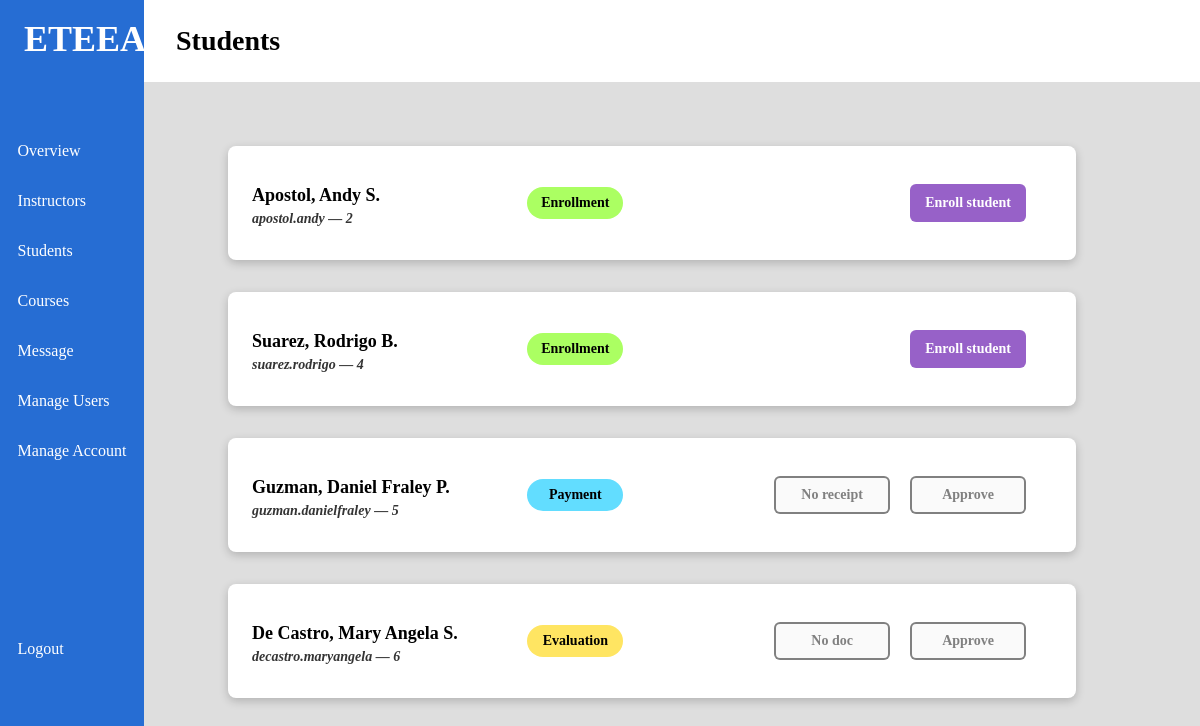
The page /index/admin_students (signed in) on the database its author committed.
### models.py (models this page shows)
class User(db.Model):
    __tablename__ = "users"
    id = db.Column("id", db.Integer, primary_key=True)
    username = db.Column("username", db.String(64), unique=True, nullable=False)
    f_name = db.Column("f_name", db.String(64))
    m_name = db.Column("m_name", db.String(64))
    l_name = db.Column("l_name", db.String(64))
    password = db.Column("password", db.String(64), nullable=False)
    user_type = db.Column(db.Enum('admin', 'instructor', 'student'), nullable=False)

class Student(db.Model):
    __tablename__ = "students"
    id = db.Column("id", db.Integer, primary_key=True)
    user_id = db.Column("user_id", db.Integer, db.ForeignKey('users.id'))
    progress = db.Column(db.Enum('payment', 'evaluation', 'enrollment', 'completion'), nullable=False, default='payment')
    receipt_filepath = db.Column("receipt_filepath", db.String(64))
    document_filepath = db.Column("application_document_filepath", db.String(64))
    classes = db.relationship("Class", secondary='enrollment', back_populates='students')

### views.py (the view)
@views.route('/admin_students')
def admin_students():
    if g.user != 'admin':
        return redirect(url_for('.unauthorized'))
    views = user_views[g.user]
    students = db.get_students()
    return render_template('students-admin.html', page="Students", students=students, views=views)

### db_functions.py (called while the page is built)
def get_user(user_id):
    return User.query.filter_by(id=user_id).first().__dict__

def get_students():
    students = []
    for student in Student.query.all():
        student = student.__dict__
        userinfo = get_user(student['user_id'])
        student['f_name'] = userinfo['f_name']
        student['l_name'] = userinfo['l_name']
        student['m_name'] = userinfo['m_name']
        student['username'] = userinfo['username']
        students.append(student)
    return students

### views.py (called while the page is built)
@views.before_request
def verify_permissions():
    g.user = None
    if 'user' in session:
        g.user = session['user']
    else:
        return redirect('/login')

### templates/students-admin.html (shortened to what this page needs)
{% extends "index.html" %}
{% block content %}
<div class="main-content">
    {% for student in students %}
    <div class="main-row">
        <div class="card bar color-white">
            <div class="left">
                <div class="card-strongtext">{{ student.l_name|title }}, {{ student.f_name }} {{ student.m_name[0] }}. </div>
                <div class="card-subtext">{{ student.username }} — {{ student.user_id }}</div>
            </div>
            <div class="middle">
                <div class="cell {{ student.progress }}"> {{ student.progress.title() }} </div>
            </div>
            <div class="right">
                {% if student.progress == 'payment' and student.receipt_filepath %}
                    <a href="{{url_for(".get_receipt", user_id=student.user_id )}}" target="_blank"><button class="btn-grey">View receipt</button></a>
                    <button class="btn-green" onclick="approveStatus('{{student.user_id}}', '{{student.progress}}')">Approve</button>
                {% elif student.progress == 'payment' %}
                    <button disabled>No receipt</button>
                    <button disabled>Approve</button>
                {% elif student.progress == 'evaluation' and student.document_filepath %}
                    <a href="{{url_for(".get_document", user_id=student.user_id )}}" target="_blank"><button class="btn-grey">View doc</button></a>
                    <button class="btn-green" onclick="approveStatus('{{student.user_id}}', '{{student.progress}}')">Approve</button>
                {% elif student.progress == 'evaluation' %}
                    <button disabled>No doc</button>
                    <button disabled>Approve</button>
                {% elif student.progress == 'enrollment' %}
                    <button class="btn-purple" onclick="modifyStudentCourses('{{student.user_id}}')">Enroll student</button>
                {% endif %}
            </div>
        </div>
    </div>
    {% endfor %}
</div>
{% endblock %}

### templates/index.html (shortened to what this page needs)
<!DOCTYPE html>
<html lang="en">
    <head>
        <link rel="stylesheet" href= "{{ url_for('static',filename='styles/index.css') }}">
    </head>
    <body>
        <div class="view">
            <div class="sidebar">
                <div class="logo">
                    <img src=""><br>
                    <h4>ETEEAP</h4><br>
                </div>
                <ul>
                    {% for view in views %}
                    <li><div class=icon></div><a class="side-links" href="{{ url_for(view['link']) }}">{{ view['name'] }}</a></li>
                    {% endfor %}
                    <li id="logout"><div class=icon></div><a href="/logout">Logout</a></li>
                </ul><br>
            </div>
            <div class="page-content">
                <div class="nav"><h4>{{ page }}</h4></div>
                <div class="main-content">
                    {% block content %}
                    {% endblock %}
                </div>
            </div>
        </div>
    </body>
</html>

### static/styles/index.css (style rules this page uses)
* { margin: 0; padding: 0; font-family: quicksand; }
body { background-color: #dedede; }
a { margin: 0; padding: 0; text-decoration: none; color: white; }
button { color: white; font-size: 14px; padding: 12px; border: none; border-radius: 6px; }
button[disabled] { cursor: default; color: rgba(47, 47, 47, 0.6); border: 2px solid rgba(47, 47, 47, 0.6);; }
.btn-purple { background-color: rgba(140, 80, 195, 0.9); }
.view { height: 100vh; width: 100vw; margin: 0; padding: 0; display: flex; }
.page-content { position: fixed; right: 0; height: 100%; width: 88vw; overflow: auto; }
.card.color-white { background-color: white; }
.cell { font-size: 14px; font-weight: bold; border-radius: 20px; padding: 8px 12px; width: 72px; text-align: center; }
.payment { background-color: rgb(98, 221, 255); color: black; }
.evaluation { background-color: rgb(255, 229, 98); color: black; }
.enrollment { background-color: rgb(171, 255, 98); color: black; }

### rows shown on the page
User: l_name "Apostol", f_name "Andy", m_name "S", username "apostol.andy"
Student: l_name "Suarez", f_name "Rodrigo", m_name "B", username "suarez.rodrigo", user_id "4", progress "Enrollment"
User: l_name "Guzman", f_name "Daniel Fraley", m_name "P", username "guzman.danielfraley", user_id "5", progress "Payment", shows "No receipt"
Student: l_name "De Castro", f_name "Mary Angela", m_name "S", username "decastro.maryangela", user_id "6", progress "Evaluation", shows "No doc"

### other values the page prints
{{ view['name'] }} "Overview" "Instructors" "Students" "Courses" "Message" "Manage Users" "Manage Account"
{{ page }} "Students"
{{ student.user_id }} "2"
{{ student.progress.title() }} "Enrollment"
